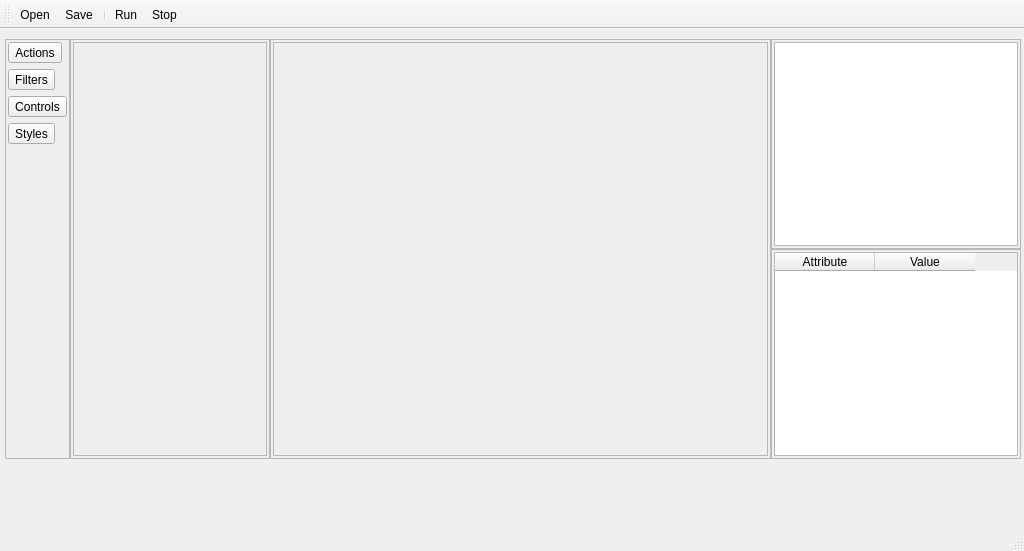
<?xml version="1.0" encoding="UTF-8"?>
<ui version="4.0">
 <class>MainWindow</class>
 <widget class="QMainWindow" name="MainWindow">
  <property name="geometry">
   <rect>
    <x>0</x>
    <y>0</y>
    <width>1024</width>
    <height>551</height>
   </rect>
  </property>
  <property name="sizePolicy">
   <sizepolicy hsizetype="Preferred" vsizetype="Expanding">
    <horstretch>0</horstretch>
    <verstretch>0</verstretch>
   </sizepolicy>
  </property>
  <property name="windowTitle">
   <string>MainWindow</string>
  </property>
  <widget class="QWidget" name="centralwidget">
   <widget class="QWidget" name="layoutWidget">
    <property name="geometry">
     <rect>
      <x>5</x>
      <y>10</y>
      <width>1016</width>
      <height>420</height>
     </rect>
    </property>
    <layout class="QHBoxLayout" name="horizontalLayout">
     <property name="spacing">
      <number>0</number>
     </property>
     <item>
      <widget class="QFrame" name="frameNavigation">
       <property name="sizePolicy">
        <sizepolicy hsizetype="Minimum" vsizetype="Expanding">
         <horstretch>0</horstretch>
         <verstretch>0</verstretch>
        </sizepolicy>
       </property>
       <property name="frameShape">
        <enum>QFrame::StyledPanel</enum>
       </property>
       <property name="frameShadow">
        <enum>QFrame::Raised</enum>
       </property>
       <layout class="QVBoxLayout" name="verticalLayout_2">
        <property name="leftMargin">
         <number>2</number>
        </property>
        <property name="topMargin">
         <number>2</number>
        </property>
        <property name="rightMargin">
         <number>2</number>
        </property>
        <property name="bottomMargin">
         <number>2</number>
        </property>
        <item>
         <widget class="QToolButton" name="toolButtonActions">
          <property name="text">
           <string>Actions</string>
          </property>
         </widget>
        </item>
        <item>
         <widget class="QToolButton" name="toolButtonFilters">
          <property name="text">
           <string>Filters</string>
          </property>
         </widget>
        </item>
        <item>
         <widget class="QToolButton" name="toolButtonControls">
          <property name="text">
           <string>Controls</string>
          </property>
         </widget>
        </item>
        <item>
         <widget class="QToolButton" name="toolButtonStyles">
          <property name="text">
           <string>Styles</string>
          </property>
         </widget>
        </item>
        <item>
         <spacer name="verticalSpacer">
          <property name="orientation">
           <enum>Qt::Vertical</enum>
          </property>
          <property name="sizeHint" stdset="0">
           <size>
            <width>16</width>
            <height>40</height>
           </size>
          </property>
         </spacer>
        </item>
       </layout>
      </widget>
     </item>
     <item>
      <widget class="QFrame" name="frameWidgets">
       <property name="sizePolicy">
        <sizepolicy hsizetype="Fixed" vsizetype="Preferred">
         <horstretch>0</horstretch>
         <verstretch>0</verstretch>
        </sizepolicy>
       </property>
       <property name="minimumSize">
        <size>
         <width>200</width>
         <height>0</height>
        </size>
       </property>
       <property name="maximumSize">
        <size>
         <width>200</width>
         <height>16777215</height>
        </size>
       </property>
       <property name="frameShape">
        <enum>QFrame::StyledPanel</enum>
       </property>
       <property name="frameShadow">
        <enum>QFrame::Raised</enum>
       </property>
       <layout class="QVBoxLayout" name="verticalLayout">
        <property name="leftMargin">
         <number>2</number>
        </property>
        <property name="topMargin">
         <number>2</number>
        </property>
        <property name="rightMargin">
         <number>2</number>
        </property>
        <property name="bottomMargin">
         <number>2</number>
        </property>
        <item>
         <widget class="QScrollArea" name="scrollAreaWidgets">
          <property name="widgetResizable">
           <bool>true</bool>
          </property>
          <widget class="QWidget" name="scrollAreaWidgetContents_2">
           <property name="geometry">
            <rect>
             <x>0</x>
             <y>0</y>
             <width>192</width>
             <height>410</height>
            </rect>
           </property>
          </widget>
         </widget>
        </item>
       </layout>
      </widget>
     </item>
     <item>
      <widget class="QFrame" name="frameCanvas">
       <property name="frameShape">
        <enum>QFrame::StyledPanel</enum>
       </property>
       <property name="frameShadow">
        <enum>QFrame::Raised</enum>
       </property>
       <layout class="QVBoxLayout" name="verticalLayout_3">
        <property name="leftMargin">
         <number>2</number>
        </property>
        <property name="topMargin">
         <number>2</number>
        </property>
        <property name="rightMargin">
         <number>2</number>
        </property>
        <property name="bottomMargin">
         <number>2</number>
        </property>
        <item>
         <widget class="QScrollArea" name="scrollAreaCanvas">
          <property name="widgetResizable">
           <bool>true</bool>
          </property>
          <widget class="QWidget" name="scrollAreaWidgetContents">
           <property name="geometry">
            <rect>
             <x>0</x>
             <y>0</y>
             <width>367</width>
             <height>410</height>
            </rect>
           </property>
          </widget>
         </widget>
        </item>
       </layout>
      </widget>
     </item>
     <item>
      <layout class="QVBoxLayout" name="verticalLayout_6">
       <property name="spacing">
        <number>0</number>
       </property>
       <property name="sizeConstraint">
        <enum>QLayout::SetDefaultConstraint</enum>
       </property>
       <item>
        <widget class="QFrame" name="frame_4">
         <property name="maximumSize">
          <size>
           <width>250</width>
           <height>16777215</height>
          </size>
         </property>
         <property name="frameShape">
          <enum>QFrame::StyledPanel</enum>
         </property>
         <property name="frameShadow">
          <enum>QFrame::Raised</enum>
         </property>
         <layout class="QVBoxLayout" name="verticalLayout_4">
          <property name="leftMargin">
           <number>2</number>
          </property>
          <property name="topMargin">
           <number>2</number>
          </property>
          <property name="rightMargin">
           <number>2</number>
          </property>
          <property name="bottomMargin">
           <number>2</number>
          </property>
          <item>
           <widget class="QTextEdit" name="textEdit"/>
          </item>
         </layout>
        </widget>
       </item>
       <item>
        <widget class="QFrame" name="frame_5">
         <property name="minimumSize">
          <size>
           <width>0</width>
           <height>0</height>
          </size>
         </property>
         <property name="maximumSize">
          <size>
           <width>250</width>
           <height>16777215</height>
          </size>
         </property>
         <property name="frameShape">
          <enum>QFrame::StyledPanel</enum>
         </property>
         <property name="frameShadow">
          <enum>QFrame::Raised</enum>
         </property>
         <layout class="QVBoxLayout" name="verticalLayout_5">
          <property name="leftMargin">
           <number>2</number>
          </property>
          <property name="topMargin">
           <number>2</number>
          </property>
          <property name="rightMargin">
           <number>2</number>
          </property>
          <property name="bottomMargin">
           <number>2</number>
          </property>
          <item>
           <widget class="QTableWidget" name="tableWidget">
            <column>
             <property name="text">
              <string>Attribute</string>
             </property>
            </column>
            <column>
             <property name="text">
              <string>Value</string>
             </property>
            </column>
           </widget>
          </item>
         </layout>
        </widget>
       </item>
      </layout>
     </item>
    </layout>
   </widget>
  </widget>
  <widget class="QStatusBar" name="statusbar"/>
  <widget class="QToolBar" name="toolBar">
   <property name="windowTitle">
    <string>toolBar</string>
   </property>
   <property name="iconSize">
    <size>
     <width>24</width>
     <height>24</height>
    </size>
   </property>
   <property name="toolButtonStyle">
    <enum>Qt::ToolButtonTextUnderIcon</enum>
   </property>
   <attribute name="toolBarArea">
    <enum>TopToolBarArea</enum>
   </attribute>
   <attribute name="toolBarBreak">
    <bool>false</bool>
   </attribute>
   <addaction name="actionOpen"/>
   <addaction name="actionSave"/>
   <addaction name="separator"/>
   <addaction name="actionRun"/>
   <addaction name="actionStop"/>
  </widget>
  <widget class="QMenuBar" name="menubar">
   <property name="geometry">
    <rect>
     <x>0</x>
     <y>0</y>
     <width>1024</width>
     <height>37</height>
    </rect>
   </property>
  </widget>
  <action name="actionRun">
   <property name="icon">
    <iconset resource="../resources.qrc">
     <normaloff>:/resources/icons/icon-run-64.svg</normaloff>:/resources/icons/icon-run-64.svg</iconset>
   </property>
   <property name="text">
    <string>Run</string>
   </property>
   <property name="toolTip">
    <string>Run</string>
   </property>
   <property name="shortcut">
    <string>Ctrl+R</string>
   </property>
   <property name="menuRole">
    <enum>QAction::ApplicationSpecificRole</enum>
   </property>
  </action>
  <action name="actionSave">
   <property name="icon">
    <iconset resource="../resources.qrc">
     <normaloff>:/resources/icons/icon-save-file-64.svg</normaloff>:/resources/icons/icon-save-file-64.svg</iconset>
   </property>
   <property name="text">
    <string>Save</string>
   </property>
   <property name="toolTip">
    <string>Save workflow</string>
   </property>
   <property name="shortcut">
    <string>Ctrl+S</string>
   </property>
   <property name="menuRole">
    <enum>QAction::ApplicationSpecificRole</enum>
   </property>
   <property name="iconVisibleInMenu">
    <bool>false</bool>
   </property>
  </action>
  <action name="actionStop">
   <property name="icon">
    <iconset resource="../resources.qrc">
     <normaloff>:/resources/icons/icon-stop-64.svg</normaloff>:/resources/icons/icon-stop-64.svg</iconset>
   </property>
   <property name="text">
    <string>Stop</string>
   </property>
   <property name="toolTip">
    <string>Stop process</string>
   </property>
   <property name="shortcut">
    <string>Ctrl+T</string>
   </property>
   <property name="menuRole">
    <enum>QAction::ApplicationSpecificRole</enum>
   </property>
  </action>
  <action name="actionOpen">
   <property name="icon">
    <iconset resource="../resources.qrc">
     <normaloff>:/resources/icons/icon-open-file-64.svg</normaloff>:/resources/icons/icon-open-file-64.svg</iconset>
   </property>
   <property name="text">
    <string>Open</string>
   </property>
   <property name="toolTip">
    <string>Open workflow</string>
   </property>
   <property name="shortcut">
    <string>Ctrl+O</string>
   </property>
   <property name="menuRole">
    <enum>QAction::ApplicationSpecificRole</enum>
   </property>
  </action>
 </widget>
 <resources>
  <include location="../resources.qrc"/>
 </resources>
 <connections/>
</ui>
